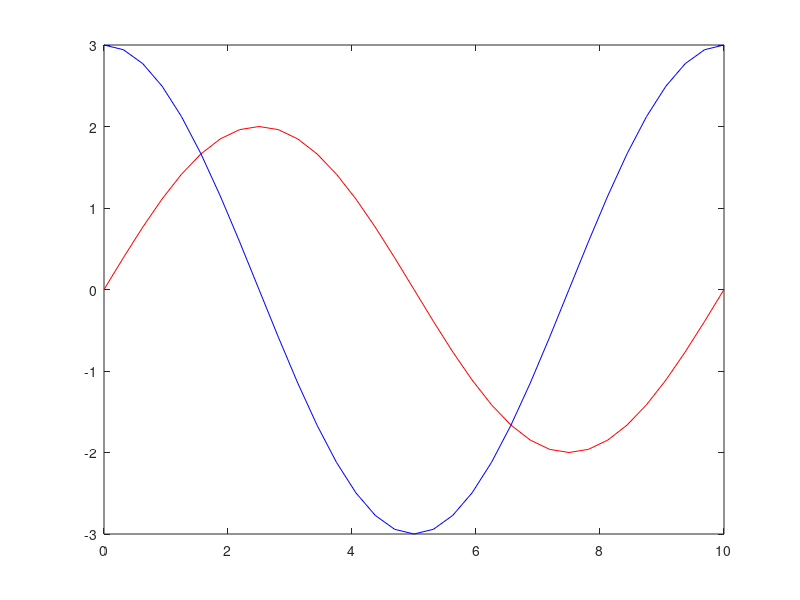

This chart was generated by the following MATLAB code:
function varargout = mlSimplePlot(h)

% Usage: varargout = mlSimplePlot(h)

% Plots a quick graph with two lines; good for testing other functions (for
% play with "axes" function, for example) or quick demos.
% 
% Created by ML 2008.08.19

if nargin
    h = figure(h); 
else
    h = figure;
end


Y1 = 2*sin(0:pi/16:2*pi);
Y2 = 3*cos(0:pi/16:2*pi);
X = linspace(0,10,length(Y1));

plot(X,Y1,'r');
hold on;
plot(X,Y2,'b');
hold off;


if nargout
    varargout{1} = h;
end